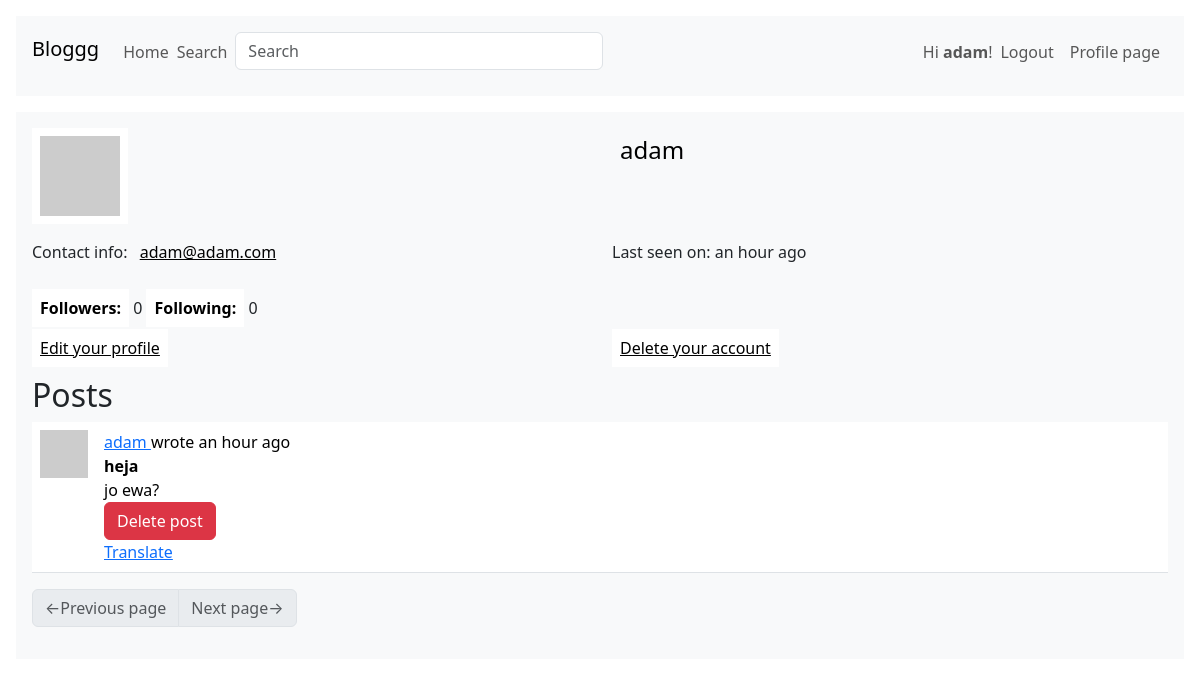
Screenshot of /user/adam (signed in) with the database file from the repository.
### webapp/models.py (models this page shows, shortened)
class User(UserMixin, db.Model):
    __searchable__ = ['username']
    id:         sqo.Mapped[int] = sqo.mapped_column(primary_key=True)
    username:   sqo.Mapped[str] = sqo.mapped_column(sqa.String(64), index=True, unique=True)
    email:      sqo.Mapped[str] = sqo.mapped_column(sqa.String(128), index=True, unique=True)
    hashed_pass:sqo.Mapped[Optional[str]] = sqo.mapped_column(sqa.String(256))
    about:      sqo.Mapped[Optional[str]] = sqo.mapped_column(sqa.String(3072))
    last_seen:  sqo.Mapped[Optional[datetime]] = sqo.mapped_column(default=lambda: datetime.now(timezone.utc))
    posts:      sqo.WriteOnlyMapped['Post'] = sqo.relationship(back_populates='author', passive_deletes=True)
    followers:  sqo.WriteOnlyMapped['User'] = sqo.relationship(
        secondary=followers_table, primaryjoin=(followers_table.c.followed_id == id),
        secondaryjoin=(followers_table.c.follower_id == id), back_populates='following',
        passive_deletes=True
    )
    following:   sqo.WriteOnlyMapped['User'] = sqo.relationship(
        secondary=followers_table, primaryjoin=(followers_table.c.follower_id == id),
        secondaryjoin=(followers_table.c.followed_id == id), back_populates='followers',
        passive_deletes=True
    )
    def avatar(self, size):
        hash = md5((self.username+self.email+str(2384129234)).encode('utf-8')).hexdigest()
        return f'https://www.gravatar.com/avatar/{hash}?d=identicon&s={size}'
    def followers_counter(self):
        query = sqa.select(sqa.func.count()).select_from(self.followers.select().subquery())
        return db.session.scalar(query)
    def following_counter(self):
        query = sqa.select(sqa.func.count()).select_from(self.following.select().subquery())
        return db.session.scalar(query)
    def get_posts_query(self):
        return self.posts.select().order_by(Post.timestamp.desc())

class SearchableMixin(object):
    @classmethod
    def before_commit(cls, session):
        session._changes = {
            'add': list(session.new),
            'update': list(session.dirty),
            'delete': list(session.deleted)
        }
    @classmethod
    def after_commit(cls, session):
        for obj in session._changes['add']:
            if isinstance(obj, SearchableMixin):
                add_to_index(obj.__class__, obj)
        for obj in session._changes['update']:
            if isinstance(obj, SearchableMixin):
                add_to_index(obj.__class__, obj)
        for obj in session._changes['delete']:
            if isinstance(obj, SearchableMixin):
                remove_from_index(obj.__class__, obj)
        session._changes = None

class Post(SearchableMixin, db.Model):
    __searchable__ = ['title', 'body']
    id:         sqo.Mapped[int] = sqo.mapped_column(primary_key=True)
    user_id:    sqo.Mapped[int] = sqo.mapped_column(sqa.ForeignKey(User.id), index=True)
    timestamp:  sqo.Mapped[datetime] = sqo.mapped_column(index=True, default=lambda: datetime.now(timezone.utc))
    title:      sqo.Mapped[str] = sqo.mapped_column(sqa.String(64), index=True)
    body:       sqo.Mapped[str] = sqo.mapped_column(sqa.String(3072))
    language:   sqo.Mapped[Optional[str]] = sqo.mapped_column(sqa.String(8))
    author:     sqo.Mapped[User] = sqo.relationship(back_populates='posts')

### webapp/main/routes.py (the view)
@bp.route('/user/<username>')
@login_required
def user_page(username):
    user = db.first_or_404(sqa.select(User).where(username == User.username))
    form = EmptyForm()
    page = request.args.get('page', 1, type=int)
    query = user.get_posts_query()
    posts = db.paginate(query, page=page, per_page=current_app.config['POSTS_PER_PAGE'], error_out=False)
    next_url = url_for('main.user_page', username=username, page=posts.next_num) if posts.has_next else None
    prev_url = url_for('main.user_page', username=username, page=posts.prev_num) if posts.has_prev else None
    return render_template('user_page.html', title=f'User {username}',
                           user=user, form=form, posts=posts, next_url=next_url, prev_url=prev_url)

### webapp/main/forms.py
class SearchForm(FlaskForm):
    query = StringField(_l('Search'), validators=[DataRequired()])
    def __init__(self, *args, **kwargs):
        if 'formdata' not in kwargs:
            kwargs['formdata'] = request.args
        if 'meta' not in kwargs:
            kwargs['meta'] = {'csrf': False}
        super(SearchForm, self).__init__(*args, **kwargs)

class EmptyForm(FlaskForm):
    submit = SubmitField(_l('Submit'))

### webapp/__init__.py (called while the page is built)
def get_locale():
    return request.accept_languages.best_match(current_app.config['LANGUAGES'])

### webapp/main/routes.py (called while the page is built)
@bp.before_request
def before_request():
    g.locale = str(get_locale())
    url = urlparse(request.url)
    url = url._replace(scheme='')
    url = url._replace(netloc='')
    url = urlunparse(url)
    g.current_path_and_args = url
    if current_user.is_authenticated:
        current_user.last_seen = datetime.now(timezone.utc)
        db.session.commit()
        g.search_form = SearchForm()

### webapp/models.py (called while the page is built)
@login.user_loader
def load_user(id):
    return db.session.get(User, int(id))

### webapp/templates/user_page.html (shortened to what this page needs)
{% extends "base.html" %}
{% block content %}
<div class="table">
    <div class="row mb-3">
        <div class="col">
            <img src="{{ user.avatar(128) }}">
        </div>
        <div class="col">
            <p class="h4 bg-light">{{ user.username }}</p>
        </div>
    </div>
    <div class="row mb-3">
        <div class="col bg-light">
            {{ _('Contact info:') }} <a class="bg-light" href="mailto:{{ user.email }}">{{ user.email }}</a>
        </div>
        <div class="col">
            {% if user.last_seen %}
                {{ _('Last seen on:') }} {{ moment(user.last_seen).fromNow() }}
            {% endif %}
        </div>
    </div>
    <div class="row mb-3">
        <div class="col">
            <b>{{ _('Followers:') }}</b> {{ user.followers_counter() }}
            <b>{{ _('Following:') }}</b> {{ user.following_counter() }}
        </div>
    </div>
    <div class="row">
        <div class="col">
            {% if user == current_user %}
                <a href="{{ url_for('main.edit_profile_page') }}">{{ _('Edit your profile') }}</a>
            {% endif %}
        </div>
        <div class="col">
            {% if user == current_user %}
                <a href="{{ url_for('auth.delete_account_page') }}">{{ _('Delete your account') }}</a>
            {% endif %}
        </div>
    </div>
</div>
<h2>{{ _('Posts') }}</h2>
{% for post in posts %}
    {% include "sub_post.html" %}
{% endfor %}
{% include "sub_pagination.html" %}
{% endblock %}

### webapp/templates/base.html (shortened to what this page needs)
<!DOCTYPE html>
{% import "macro_form_field.html" as macro_form %}
{% import "macro_submit_field.html" as macro_submit %}
{% import "macro_checkbox.html" as macro_checkbox %}
<html>
<head>
    <link href="{{ url_for('static', filename='bootstrap.min.css') }}" rel="stylesheet">
</head>
<body>
    <nav class="navbar navbar-expand bg-light m-3 pt-3 px-3 ">
        <div class="d-flex flex-grow-1">
            <span class="navbar-brand h1">Bloggg</span>
            <ul class="navbar-nav">
                <li class="nav-item">
                    <a class="nav-link" href="{{ url_for('main.index_page') }}">{{ _('Home') }}</a>
                </li>
                {% if g.search_form %}
                    <li class="nav-item">
                        <p class="navbar-text me-2">{{ _('Search') }}</p>
                    </li>
                    <li class="nav-item">
                        <form class="navbar-form navbar-left" method="get"
                            action="{{ url_for('main.search_page') }}">
                                {{ g.search_form.query(size=32, class='form-control',
                                    placeholder=g.search_form.query.label.text) }}
                        </form>
                    </li>
                {% endif %}
            </ul>
        </div>
        <div style="d-flex">
            <ul class="navbar-nav">
            {% if current_user.is_anonymous %}
                <li class="nav-item">
                    <a class="nav-link" href="{{ url_for('auth.login_page') }}">{{ _('Login') }}</a>
                </li>
                <li class="nav-item">
                    <a class="nav-link" href="{{ url_for('auth.registration_page') }}">{{ _('Register') }}</a>
                </li>
            {% else %}
                <li class="nav-item">
                    <p class="navbar-text">{{ _('Hi <b>%(user)s</b>!', user=current_user.username) }}</p>
                </li>
                <li class="nav-item">
                    <a class="nav-link" href="{{ url_for('auth.logout_page') }}">{{ _('Logout') }}</a>
                </li>
                <li class="nav-item">
                    <a class="nav-link" href="{{ url_for('main.user_page',
                        username=current_user.username) }}">{{ _('Profile page') }}</a>
                </li>
            {% endif %}
            </ul>
        </div>
    </nav>
    <div class="container-fluid m-0 px-3">
        <div class="container-fluid m-0 p-3 bg-light">
            {% block content %} {% endblock %}
        </div>
    </div>
</body>
</html>

### webapp/templates/sub_post.html (shortened to what this page needs)
<table class="table table-hover">
    <tr>
        <td width="64px">
            <a href="{{ url_for('main.user_page', username=post.author.username) }}">
                <img src="{{ post.author.avatar(64) }}" class="img-fluid">
            </a>
        </td>
        <td>
            {{ _('%(username)s wrote %(when)s',
                username=user_link, when=moment(post.timestamp).fromNow()) }}
            <br>
            <b>{{ post.title }}</b>
            <br>
            <span id="post-{{ post.id }}">{{ post.body }}</span>
            <br>
            {% if post.author == current_user %}
                <form action=
                "{{ url_for('main.delete_post', post_id=post.id, next=g.current_path_and_args) }}"
                method="post">
                    <input class="btn btn-danger" type="submit" value="{{ _('Delete post') }}">
                </form>
            {% endif %}
            {% if post.language and post.language != g.locale %}
                <span id="translation-{{ post.id }}">
                    <a href="javascript:translate(
                        'post-{{ post.id }}',
                        'translation-{{ post.id }}',
                        '{{ post.language }}',
                        '{{ g.locale }}');">{{ _('Translate') }}</a>
                </span>
            {% endif %}
        </td>
    </tr>
</table>

### rows the page displays
User: username "adam", email "adam@adam.com", last_seen "an hour ago"
Post: title "heja", body "jo ewa?"

### other values shown
{{ user.followers_counter() }} "0"
{{ user.following_counter() }} "0"
